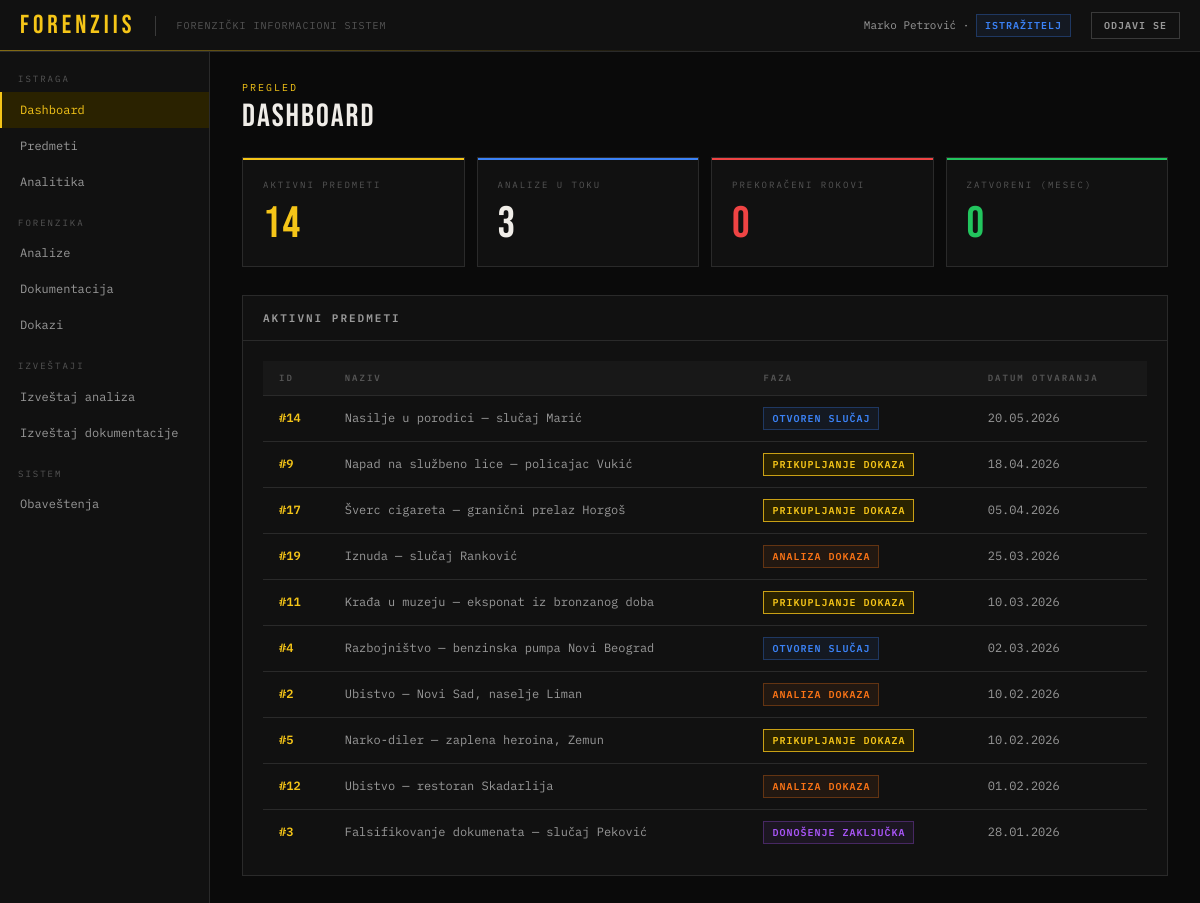
The app's page /?page=dashboard (signed in) with its own data.
### tables this page shows
CREATE TABLE korisnik (
    id              INT AUTO_INCREMENT PRIMARY KEY,
    ime             VARCHAR(255) NOT NULL,
    prezime         VARCHAR(255) NOT NULL,
    email           VARCHAR(255) NOT NULL UNIQUE,
    kor_ime         VARCHAR(255) NULL UNIQUE,
    lozinka_hash    VARCHAR(255) NOT NULL,
    uloga           ENUM('ADMINISTRATOR','ISTRAZITELJ','TEHNICAR','VESTAK') NOT NULL,
    aktivan         BOOLEAN NOT NULL DEFAULT TRUE,
    datum_kreiranja DATETIME NOT NULL DEFAULT NOW()
);

CREATE TABLE predmet (
    id               INT AUTO_INCREMENT PRIMARY KEY,
    naziv            VARCHAR(255) NOT NULL,
    opis             TEXT NULL,
    status           ENUM('AKTIVAN','ZATVOREN') NOT NULL DEFAULT 'AKTIVAN',
    faza             ENUM('OTVOREN_SLUCAJ','PRIKUPLJANJE_DOKAZA','ANALIZA_DOKAZA','DONOSENJE_ZAKLJUCKA','ZATVOREN_SLUCAJ') NOT NULL DEFAULT 'OTVOREN_SLUCAJ',
    datum_otvaranja  DATETIME NOT NULL DEFAULT NOW(),
    istrazitelj_id   INT NULL,
    FOREIGN KEY (istrazitelj_id) REFERENCES korisnik(id)
);

### index.php (called while the page is built, shortened)
<?php
require_once __DIR__ . '/config.php';
require_once __DIR__ . '/helpers.php';
$page   = $_GET['page']   ?? 'dashboard';
require __DIR__ . '/layout/header.php';
require __DIR__ . "/pages/{$page}.php";
require __DIR__ . '/layout/footer.php';

### helpers.php (called while the page is built, shortened)
<?php
function e(?string $str): string
{
    return htmlspecialchars($str ?? '', ENT_QUOTES, 'UTF-8');
}
function formatDatum(?string $datetime): string
{
    return date('d.m.Y', strtotime($datetime));
}
function fazaLabel(string $faza): string
{
    $mapa = [
        'OTVOREN_SLUCAJ'       => 'Otvoren slučaj',
        'PRIKUPLJANJE_DOKAZA'  => 'Prikupljanje dokaza',
        'ANALIZA_DOKAZA'       => 'Analiza dokaza',
        'DONOSENJE_ZAKLJUCKA'  => 'Donošenje zaključka',
        'ZATVOREN_SLUCAJ'      => 'Zatvoren slučaj',
    ];
    return $mapa[$faza] ?? $faza;
}
function fazaBadge(string $faza): string
{
    $mapa = [
        'OTVOREN_SLUCAJ'       => 'badge-blue',
        'PRIKUPLJANJE_DOKAZA'  => 'badge-yellow',
        'ANALIZA_DOKAZA'       => 'badge-orange',
        'DONOSENJE_ZAKLJUCKA'  => 'badge-purple',
        'ZATVOREN_SLUCAJ'      => 'badge-green',
    ];
    return $mapa[$faza] ?? 'badge-gray';
}
function ulogaLabel(string $uloga): string
{
    $mapa = [
        'ADMINISTRATOR' => 'Administrator',
        'ISTRAZITELJ'   => 'Istražitelj',
        'TEHNICAR'      => 'Tehničar',
        'VESTAK'        => 'Veštak',
    ];
    return $mapa[$uloga] ?? $uloga;
}
function ulogaBadge(string $uloga): string
{
    $mapa = [
        'ADMINISTRATOR' => 'badge-red',
        'ISTRAZITELJ'   => 'badge-blue',
        'TEHNICAR'      => 'badge-green',
        'VESTAK'        => 'badge-purple',
    ];
    return $mapa[$uloga] ?? 'badge-gray';
}

### pages/dashboard.php (the view, shortened to what this page needs)
<?php
$uloga = $_SESSION['uloga'];
?>
<div class="page-eyebrow">Pregled</div>
<div class="page-title">Dashboard</div>
<?php if ($uloga === 'ISTRAZITELJ' || $uloga === 'ADMINISTRATOR'): ?>
<?php
$res = $conn->query("SELECT COUNT(*) as cnt FROM predmet WHERE status = 'AKTIVAN'");
$aktivniPredmeti = $res->fetch_assoc()['cnt'];
$res = $conn->query("SELECT COUNT(*) as cnt FROM zahtev_za_analizu WHERE status IN ('KREIRAN','DODELJEN','U_TOKU')");
$naCekanjuAnalize = $res->fetch_assoc()['cnt'];
$res = $conn->query("SELECT COUNT(*) as cnt FROM zahtev_za_analizu WHERE status = 'PREKORACEN'");
$prekoraceni = $res->fetch_assoc()['cnt'];
$res = $conn->query("SELECT COUNT(*) as cnt FROM predmet WHERE status = 'ZATVOREN' AND MONTH(datum_otvaranja) = MONTH(NOW()) AND YEAR(datum_otvaranja) = YEAR(NOW())");
$zatvoreniMesec = $res->fetch_assoc()['cnt'];
?>
<div class="stats-grid">
    <div class="stat-card yellow">
        <div class="stat-label">Aktivni predmeti</div>
        <div class="stat-value"><?= $aktivniPredmeti ?></div>
    </div>
    <div class="stat-card blue">
        <div class="stat-label">Analize u toku</div>
        <div class="stat-value"><?= $naCekanjuAnalize ?></div>
    </div>
    <div class="stat-card red">
        <div class="stat-label">Prekoračeni rokovi</div>
        <div class="stat-value"><?= $prekoraceni ?></div>
    </div>
    <div class="stat-card green">
        <div class="stat-label">Zatvoreni (mesec)</div>
        <div class="stat-value"><?= $zatvoreniMesec ?></div>
    </div>
</div>
<div class="card">
    <div class="card-header">
        <h3>Aktivni predmeti</h3>
    </div>
    <div class="card-body">
        <?php
        $res = $conn->query("SELECT id, naziv, faza, datum_otvaranja FROM predmet WHERE status = 'AKTIVAN' ORDER BY datum_otvaranja DESC LIMIT 10");
        ?>
        <?php if ($res->num_rows > 0): ?>
        <table>
            <thead>
                <tr>
                    <th>ID</th>
                    <th>Naziv</th>
                    <th>Faza</th>
                    <th>Datum otvaranja</th>
                </tr>
            </thead>
            <tbody>
                <?php while ($row = $res->fetch_assoc()): ?>
                <tr>
                    <td><a href="?page=predmet-detalji&id=<?= $row['id'] ?>">#<?= $row['id'] ?></a></td>
                    <td><?= e($row['naziv']) ?></td>
                    <td><span class="badge <?= fazaBadge($row['faza']) ?>"><?= e(fazaLabel($row['faza'])) ?></span></td>
                    <td><?= formatDatum($row['datum_otvaranja']) ?></td>
                </tr>
                <?php endwhile; ?>
            </tbody>
        </table>
        <?php else: ?>
        <div class="empty-state">Nema aktivnih predmeta</div>
        <?php endif; ?>
    </div>
</div>
<?php endif; ?>

### layout/header.php (shortened to what this page needs)
<?php
$neprocitanaQuery = $conn->prepare("SELECT COUNT(*) as cnt FROM obavestenje WHERE korisnik_id = ? AND procitano = 0");
$neprocitanaQuery->bind_param('i', $_SESSION['user_id']);
$neprocitanaQuery->execute();
$neprocitanaBroj = $neprocitanaQuery->get_result()->fetch_assoc()['cnt'];
$kq = $conn->prepare("SELECT id, ime, prezime, email, uloga FROM korisnik WHERE id = ?");
$kq->bind_param('i', $_SESSION['user_id']);
$kq->execute();
$korisnik = $kq->get_result()->fetch_assoc();
?>
<!DOCTYPE html>
<html lang="sr">
<head>
</head>
<body>
<div id="app">
<div class="topbar">
    <div class="topbar-logo">ForenzIIS</div>
    <div class="topbar-system">Forenzički informacioni sistem</div>
    <div class="topbar-user">
        <?= e($korisnik['ime'] . ' ' . $korisnik['prezime']) ?> · <span class="badge <?= ulogaBadge($korisnik['uloga']) ?>"><?= e(ulogaLabel($korisnik['uloga'])) ?></span>
    </div>
    <a href="?page=logout" class="btn btn-ghost btn-sm">Odjavi se</a>
</div>
<div class="body-wrap">
<div class="sidebar">
<?php
$uloga = $_SESSION['uloga'];
if ($uloga === 'ADMINISTRATOR'):
?>
    <div class="sidebar-section">Administracija</div>
    <a href="?page=dashboard" class="nav-item <?= $page === 'dashboard' ? 'active' : '' ?>">Dashboard</a>
    <a href="?page=korisnik-novi" class="nav-item <?= $page === 'korisnik-novi' ? 'active' : '' ?>">Novi korisnik</a>
    <a href="?page=izvestaj-analize" class="nav-item <?= $page === 'izvestaj-analize' ? 'active' : '' ?>">Izveštaj analiza</a>
    <a href="?page=izvestaj-dokumentacije" class="nav-item <?= $page === 'izvestaj-dokumentacije' ? 'active' : '' ?>">Izveštaj dokumentacije</a>
    <a href="?page=analitika" class="nav-item <?= $page === 'analitika' ? 'active' : '' ?>">Analitika</a>
    <div class="sidebar-section">Predmeti</div>
    <a href="?page=predmeti" class="nav-item <?= $page === 'predmeti' || strpos($page, 'predmet-') === 0 ? 'active' : '' ?>">Predmeti</a>
    <div class="sidebar-section">Forenzika</div>
    <a href="?page=dokazi" class="nav-item <?= $page === 'dokazi' || strpos($page, 'dokaz-') === 0 ? 'active' : '' ?>">Dokazi</a>
    <a href="?page=analize" class="nav-item <?= $page === 'analize' || strpos($page, 'analiza-') === 0 ? 'active' : '' ?>">Analize</a>
    <a href="?page=dokumentacija" class="nav-item <?= $page === 'dokumentacija' || strpos($page, 'dokument-') === 0 ? 'active' : '' ?>">Dokumentacija</a>
    <a href="?page=dokazi-zahtevi" class="nav-item <?= $page === 'dokazi-zahtevi' ? 'active' : '' ?>">Zahtevi za dokaze</a>
    <div class="sidebar-section">Sistem</div>
    <a href="?page=tagovi" class="nav-item <?= $page === 'tagovi' || $page === 'tag-novi' ? 'active' : '' ?>">Tagovi</a>
    <a href="?page=obavestenja" class="nav-item <?= $page === 'obavestenja' ? 'active' : '' ?>">Obaveštenja<?php if ($neprocitanaBroj > 0): ?> <span class="nav-badge"><?= $neprocitanaBroj ?></span><?php endif; ?></a>
<?php elseif ($uloga === 'ISTRAZITELJ'): ?>
    <div class="sidebar-section">Istraga</div>
    <a href="?page=dashboard" class="nav-item <?= $page === 'dashboard' ? 'active' : '' ?>">Dashboard</a>
    <a href="?page=predmeti" class="nav-item <?= $page === 'predmeti' || strpos($page, 'predmet-') === 0 ? 'active' : '' ?>">Predmeti</a>
    <a href="?page=analitika" class="nav-item <?= $page === 'analitika' ? 'active' : '' ?>">Analitika</a>
    <div class="sidebar-section">Forenzika</div>
    <a href="?page=analize" class="nav-item <?= $page === 'analize' || strpos($page, 'analiza-') === 0 ? 'active' : '' ?>">Analize</a>
    <a href="?page=dokumentacija" class="nav-item <?= $page === 'dokumentacija' || strpos($page, 'dokument-') === 0 ? 'active' : '' ?>">Dokumentacija</a>
    <a href="?page=dokazi" class="nav-item <?= $page === 'dokazi' || strpos($page, 'dokaz-') === 0 ? 'active' : '' ?>">Dokazi</a>
    <div class="sidebar-section">Izveštaji</div>
    <a href="?page=izvestaj-analize" class="nav-item <?= $page === 'izvestaj-analize' ? 'active' : '' ?>">Izveštaj analiza</a>
    <a href="?page=izvestaj-dokumentacije" class="nav-item <?= $page === 'izvestaj-dokumentacije' ? 'active' : '' ?>">Izveštaj dokumentacije</a>
    <div class="sidebar-section">Sistem</div>
    <a href="?page=obavestenja" class="nav-item <?= $page === 'obavestenja' ? 'active' : '' ?>">Obaveštenja<?php if ($neprocitanaBroj > 0): ?> <span class="nav-badge"><?= $neprocitanaBroj ?></span><?php endif; ?></a>
<?php endif; ?>
</div>
<div class="main">

### layout/footer.php (shortened to what this page needs)
</div>
</div>
</div>
</body>
</html>

### records on screen
korisnik: ime+prezime "Marko Petrović", uloga "ISTRAŽITELJ"
predmet: id "14", naziv "Nasilje u porodici — slučaj Marić", faza "OTVOREN SLUČAJ", datum_otvaranja "20.05.2026"
predmet: id "9", naziv "Napad na službeno lice — policajac Vukić", faza "PRIKUPLJANJE DOKAZA", datum_otvaranja "18.04.2026"
predmet: id "17", naziv "Šverc cigareta — granični prelaz Horgoš", faza "PRIKUPLJANJE DOKAZA", datum_otvaranja "05.04.2026"
predmet: id "19", naziv "Iznuda — slučaj Ranković", faza "ANALIZA DOKAZA", datum_otvaranja "25.03.2026"
predmet: id "11", naziv "Krađa u muzeju — eksponat iz bronzanog doba", faza "PRIKUPLJANJE DOKAZA", datum_otvaranja "10.03.2026"
predmet: id "4", naziv "Razbojništvo — benzinska pumpa Novi Beograd", faza "OTVOREN SLUČAJ", datum_otvaranja "02.03.2026"
predmet: id "2", naziv "Ubistvo — Novi Sad, naselje Liman", faza "ANALIZA DOKAZA", datum_otvaranja "10.02.2026"
predmet: id "5", naziv "Narko-diler — zaplena heroina, Zemun", faza "PRIKUPLJANJE DOKAZA", datum_otvaranja "10.02.2026"
predmet: id "12", naziv "Ubistvo — restoran Skadarlija", faza "ANALIZA DOKAZA", datum_otvaranja "01.02.2026"
predmet: id "3", naziv "Falsifikovanje dokumenata — slučaj Peković", faza "DONOŠENJE ZAKLJUČKA", datum_otvaranja "28.01.2026"

### other values on screen
$aktivniPredmeti "14"
$naCekanjuAnalize "3"
$prekoraceni "0"
$zatvoreniMesec "0"
